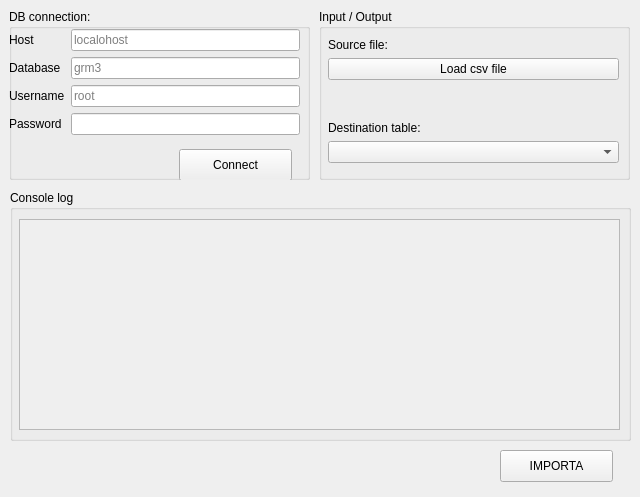
<?xml version="1.0" encoding="UTF-8"?>
<ui version="4.0">
 <class>MainWindow</class>
 <widget class="QMainWindow" name="MainWindow">
  <property name="geometry">
   <rect>
    <x>0</x>
    <y>0</y>
    <width>640</width>
    <height>497</height>
   </rect>
  </property>
  <property name="windowTitle">
   <string>MainWindow</string>
  </property>
  <widget class="QWidget" name="centralwidget">
   <widget class="QGroupBox" name="groupBox">
    <property name="geometry">
     <rect>
      <x>9</x>
      <y>9</y>
      <width>301</width>
      <height>171</height>
     </rect>
    </property>
    <property name="title">
     <string>DB connection:</string>
    </property>
    <widget class="QWidget" name="formLayoutWidget">
     <property name="geometry">
      <rect>
       <x>0</x>
       <y>20</y>
       <width>291</width>
       <height>116</height>
      </rect>
     </property>
     <layout class="QFormLayout" name="formLayout">
      <item row="0" column="0">
       <widget class="QLabel" name="hostLabel">
        <property name="text">
         <string>Host</string>
        </property>
       </widget>
      </item>
      <item row="0" column="1">
       <widget class="QLineEdit" name="hostLineEdit">
        <property name="placeholderText">
         <string>localohost</string>
        </property>
       </widget>
      </item>
      <item row="1" column="0">
       <widget class="QLabel" name="databaseLabel">
        <property name="text">
         <string>Database</string>
        </property>
       </widget>
      </item>
      <item row="1" column="1">
       <widget class="QLineEdit" name="databaseLineEdit">
        <property name="placeholderText">
         <string>grm3</string>
        </property>
       </widget>
      </item>
      <item row="2" column="0">
       <widget class="QLabel" name="usernameLabel">
        <property name="text">
         <string>Username</string>
        </property>
       </widget>
      </item>
      <item row="2" column="1">
       <widget class="QLineEdit" name="usernameLineEdit">
        <property name="placeholderText">
         <string>root</string>
        </property>
       </widget>
      </item>
      <item row="3" column="0">
       <widget class="QLabel" name="passwordLabel">
        <property name="text">
         <string>Password</string>
        </property>
       </widget>
      </item>
      <item row="3" column="1">
       <widget class="QLineEdit" name="passwordLineEdit"/>
      </item>
     </layout>
    </widget>
    <widget class="QPushButton" name="pushButton_2">
     <property name="geometry">
      <rect>
       <x>170</x>
       <y>140</y>
       <width>113</width>
       <height>32</height>
      </rect>
     </property>
     <property name="text">
      <string>Connect</string>
     </property>
    </widget>
   </widget>
   <widget class="QGroupBox" name="groupBox_2">
    <property name="geometry">
     <rect>
      <x>319</x>
      <y>9</y>
      <width>311</width>
      <height>171</height>
     </rect>
    </property>
    <property name="title">
     <string>Input / Output</string>
    </property>
    <widget class="QWidget" name="gridLayoutWidget">
     <property name="geometry">
      <rect>
       <x>9</x>
       <y>29</y>
       <width>291</width>
       <height>125</height>
      </rect>
     </property>
     <layout class="QGridLayout" name="gridLayout">
      <item row="1" column="0">
       <widget class="QPushButton" name="pushButton_3">
        <property name="text">
         <string>Load csv file</string>
        </property>
       </widget>
      </item>
      <item row="3" column="0">
       <widget class="QLabel" name="label_2">
        <property name="text">
         <string>Destination table:</string>
        </property>
       </widget>
      </item>
      <item row="0" column="0">
       <widget class="QLabel" name="label">
        <property name="text">
         <string>Source file:</string>
        </property>
       </widget>
      </item>
      <item row="2" column="0">
       <spacer name="verticalSpacer">
        <property name="orientation">
         <enum>Qt::Vertical</enum>
        </property>
        <property name="sizeHint" stdset="0">
         <size>
          <width>20</width>
          <height>40</height>
         </size>
        </property>
       </spacer>
      </item>
      <item row="4" column="0">
       <widget class="QComboBox" name="comboBox"/>
      </item>
     </layout>
    </widget>
   </widget>
   <widget class="QGroupBox" name="groupBox_3">
    <property name="geometry">
     <rect>
      <x>10</x>
      <y>190</y>
      <width>621</width>
      <height>251</height>
     </rect>
    </property>
    <property name="title">
     <string>Console log</string>
    </property>
    <widget class="QScrollArea" name="scrollArea">
     <property name="geometry">
      <rect>
       <x>9</x>
       <y>29</y>
       <width>601</width>
       <height>211</height>
      </rect>
     </property>
     <property name="widgetResizable">
      <bool>true</bool>
     </property>
     <widget class="QWidget" name="scrollAreaWidgetContents">
      <property name="geometry">
       <rect>
        <x>0</x>
        <y>0</y>
        <width>599</width>
        <height>209</height>
       </rect>
      </property>
     </widget>
    </widget>
   </widget>
   <widget class="QPushButton" name="pushButton">
    <property name="geometry">
     <rect>
      <x>500</x>
      <y>450</y>
      <width>113</width>
      <height>32</height>
     </rect>
    </property>
    <property name="text">
     <string>IMPORTA</string>
    </property>
   </widget>
  </widget>
 </widget>
 <resources/>
 <connections/>
</ui>
